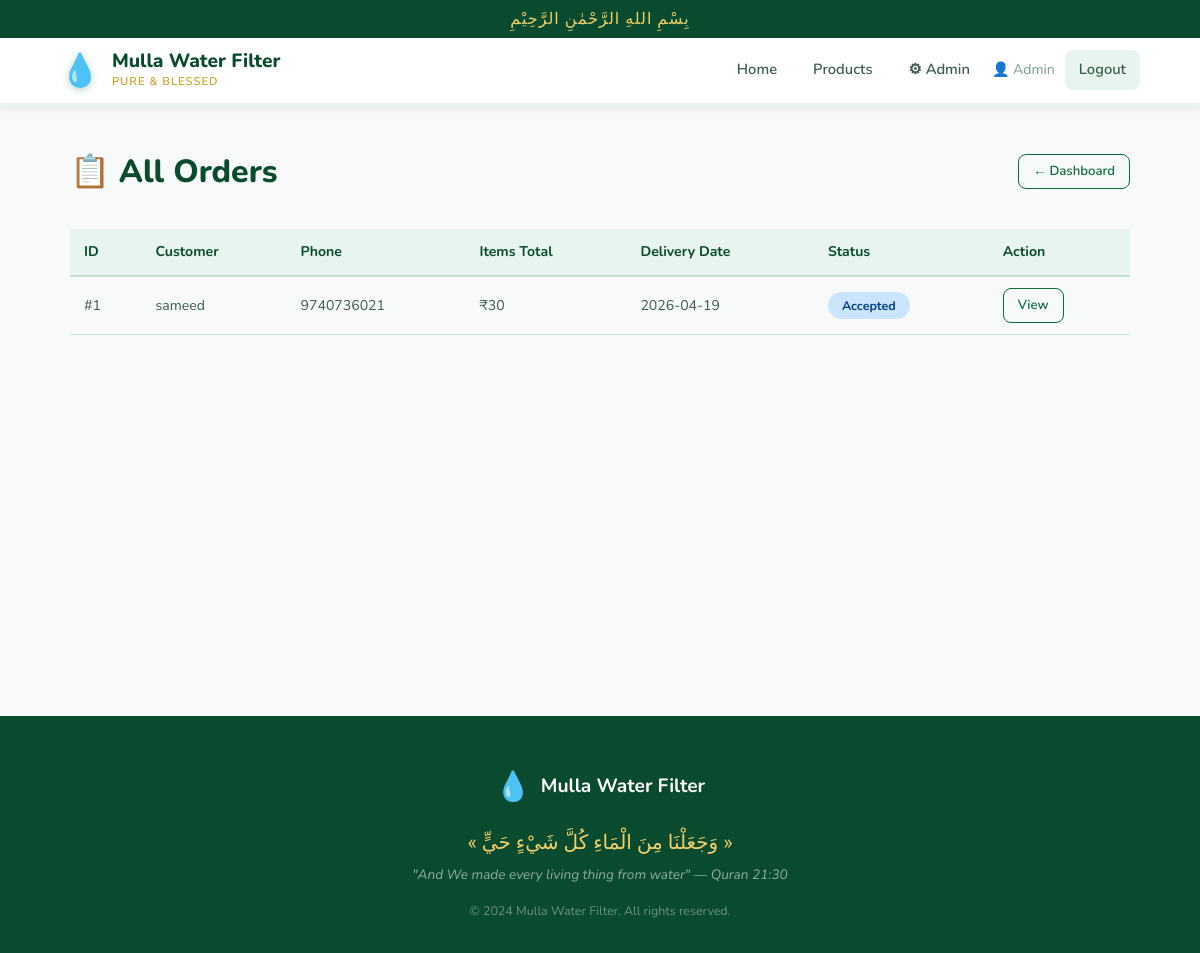
Page /admin/orders (signed in) on the committed database.
### tables this page shows
CREATE TABLE orders (
        id INTEGER PRIMARY KEY AUTOINCREMENT,
        user_id INTEGER NOT NULL,
        status TEXT NOT NULL DEFAULT 'Pending',
        delivery_date TEXT NOT NULL,
        delivery_time TEXT NOT NULL,
        total_price REAL NOT NULL,
        address TEXT NOT NULL,
        payment_method TEXT DEFAULT 'Cash on Delivery',
        payment_status TEXT DEFAULT 'Pending',
        notes TEXT,
        created_at TIMESTAMP DEFAULT CURRENT_TIMESTAMP,
        FOREIGN KEY (user_id) REFERENCES users(id)
    );

CREATE TABLE users (
        id INTEGER PRIMARY KEY AUTOINCREMENT,
        name TEXT NOT NULL,
        email TEXT UNIQUE NOT NULL,
        password TEXT NOT NULL,
        role TEXT NOT NULL DEFAULT 'customer',
        phone TEXT,
        address TEXT,
        created_at TIMESTAMP DEFAULT CURRENT_TIMESTAMP
    );

### app.py (the view)
@app.route('/admin/orders')
@role_required('admin')
def admin_orders():
    db = get_db()
    orders = db.execute("""
        SELECT o.*, u.name as customer_name, u.phone as customer_phone
        FROM orders o JOIN users u ON o.user_id = u.id
        ORDER BY o.created_at DESC
    """).fetchall()
    db.close()
    return render_template('admin/orders.html', orders=orders)

### app.py (called while the page is built)
def get_db():
    conn = sqlite3.connect(DATABASE)
    conn.row_factory = sqlite3.Row  # Return dict-like rows
    return conn

def role_required(*roles):
    def decorator(f):
        @wraps(f)
        def decorated(*args, **kwargs):
            if 'user_id' not in session:
                return redirect(url_for('login'))
            if session.get('role') not in roles:
                flash('Access denied.', 'danger')
                return redirect(url_for('index'))
            return f(*args, **kwargs)
        return decorated
    return decorator

### templates/admin/orders.html (shortened to what this page needs)
{% extends "base.html" %}
{% block content %}
<div class="container page-container">
  <div class="panel-header">
    <h1>📋 All Orders</h1>
    <a href="{{ url_for('admin_dashboard') }}" class="btn-outline-sm">← Dashboard</a>
  </div>
  <div class="table-wrap">
    <table class="data-table">
      <thead>
        <tr>
          <th>ID</th><th>Customer</th><th>Phone</th>
          <th>Items Total</th><th>Delivery Date</th><th>Status</th><th>Action</th>
        </tr>
      </thead>
      <tbody>
        {% for o in orders %}
        <tr>
          <td>#{{ o['id'] }}</td>
          <td>{{ o['customer_name'] }}</td>
          <td>{{ o['customer_phone'] or '—' }}</td>
          <td>₹{{ o['total_price']|int }}</td>
          <td>{{ o['delivery_date'] }}</td>
          <td><span class="status-badge status-{{ o['status']|lower|replace(' ', '-') }}">{{ o['status'] }}</span></td>
          <td><a href="{{ url_for('order_detail', order_id=o['id']) }}" class="btn-outline-sm">View</a></td>
        </tr>
        {% else %}
        <tr><td colspan="7" class="empty-row">No orders yet</td></tr>
        {% endfor %}
      </tbody>
    </table>
  </div>
</div>
{% endblock %}

### static/css/style.css (style rules this page uses)
:root { --green-dark: #0a4a2e; --green-main: #0d6b42; --green-mid: #1a8c57; --green-light: #27ae60; --green-pale: #e8f5ee; --green-pale2: #d4edda; --gold: #c9a227; --gold-light: #f0d06a; --white: #ffffff; --off-white: #f7faf8; --text-dark: #1a2e25; --text-mid: #3d5c4a; --text-muted: #7a9b87; --border: #c8e0d2; --shadow-sm: 0 2px 8px rgba(10,74,46,0.10); --shadow-md: 0 6px 24px rgba(10,74,46,0.15); --shadow-lg: 0 16px 48px rgba(10,74,46,0.18); --radius: 12px; --radius-lg: 20px; --transition: all 0.25s ease; }
*, *::before, *::after { box-sizing: border-box; margin: 0; padding: 0; }
html { scroll-behavior: smooth; }
body { font-family: 'Nunito', sans-serif; background: var(--off-white); color: var(--text-dark); line-height: 1.6; }
a { text-decoration: none; color: inherit; }
.container { max-width: 1180px; margin: 0 auto; padding: 0 5%; }
.page-container { padding-top: 40px; padding-bottom: 60px; }
.btn-outline-sm { background: transparent; color: var(--green-main); padding: 6px 14px; border-radius: 8px; font-weight: 600; font-size: 0.82rem; border: 1.5px solid var(--green-main); cursor: pointer; transition: var(--transition); display: inline-block; }
.status-badge { padding: 5px 14px; border-radius: 100px; font-size: 0.78rem; font-weight: 700; }
.status-accepted { background: #cce5ff; color: #004085; }
.panel-header { display: flex; align-items: center; gap: 16px; margin-bottom: 32px; flex-wrap: wrap; }
.panel-header h1 { font-size: 2rem; font-weight: 800; color: var(--green-dark); flex: 1; }
.table-wrap { overflow-x: auto; }
.data-table { width: 100%; border-collapse: collapse; font-size: 0.88rem; }
.data-table thead th { background: var(--green-pale); color: var(--green-dark); font-weight: 700; padding: 12px 14px; text-align: left; border-bottom: 2px solid var(--border); }
.data-table tbody td { padding: 11px 14px; border-bottom: 1px solid var(--border); color: var(--text-mid); }

### rows in the picture
orders: id "1", customer_name "sameed", phone "9740736021", total_price "30", delivery_date "2026-04-19", status "Accepted"

### other values in the picture
{{ session['name'] }} "Admin"
